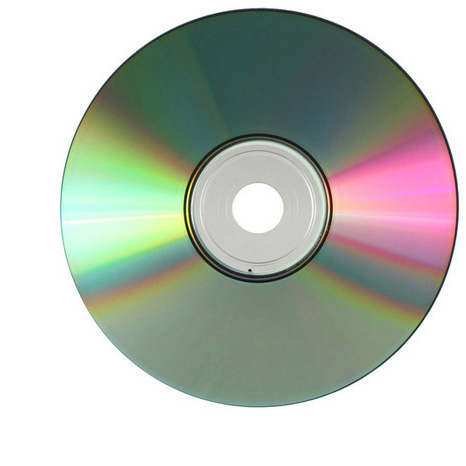
#> input picture Assignments/Assignment-7/a7-discs/a7-disc1.jpg, 466 x 466 px; its folder holds only this picture in this run
$ jupyter execute --allow-errors 'a-7_Abdullah Azhar-Final.ipynb'   (shell and % lines are left out)
#> lines starting #> are read from the running program, lines starting #| are printed output that depends on the picture; after the words box and inside, x2 and y2 are one past the last pixel; in counts of white or black regions, pixels touching at a corner belong together
[cell 1]
import numpy as np
from skimage import feature
import matplotlib.pyplot as plt
import cv2
import os
from IPython.display import clear_output
from time import sleep
import time
print('libraries imported!')

[cell 2]
def Images_Discs(path=""):
    """
    Reading the images and storing them in a dictionary
    # returns a dictionary of images
    """
#> called with path = 'a7-discs'
    directory = os.listdir(path)
    images = {}
    for image in directory:
        I = plt.imread(os.path.join(path,image)) #reads the image
#> I is the input picture: shape (466, 466, 3); mean R, G, B 184.6, 189.8, 181.5
#> `images_greys = Images_Discs(path)`: images_greys = 1 item
        images[image] = cv2.cvtColor(I, cv2.COLOR_BGR2GRAY) #converts the image to grey scale
    return images

[cell 3]
def Salients(images_greys={}):
    #takes a dictionary of grey scale images and returns a dictionary of salients
    Salients_dict = {}

    for image in images_greys:
        Salients = feature.canny(image=images_greys[image], sigma=2.5).astype(np.int32)
        Salients[1,:] = 0
        Salients[Salients.shape[0]-2,:] = 0
        Salients[:,1] = 0
        Salients[:,Salients.shape[1]-2] = 0

        plt.imshow(Salients,cmap="gray")
        plt.title(f"Salients for: {image} computed")
        plt.show()

        Salients_indices = np.argwhere(Salients)
        Salients_dict[image] = Salients_indices
#> this loop made 1 pass
#> image on pass 1: 'a7-disc1.jpg'
#> pass 1, in Salients, `Salients = feature.canny(image=images_greys[image], sigma=2.5).astype(..`:
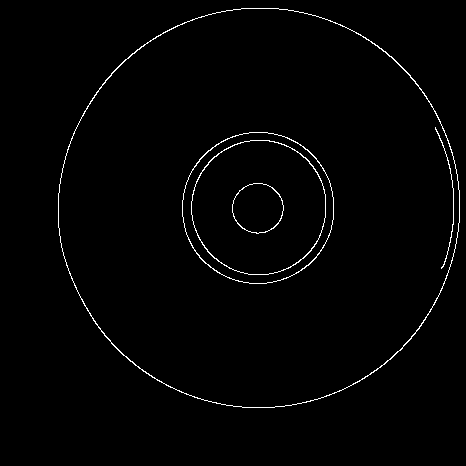
#> Salients: shape (466, 466) int32; values 0 (black) and 1 (white), 1.3% white in thin lines or dots, all inside (x1, y1, x2, y2) = (58, 8, 460, 408)
#> after the loop, Salients_dict = 0 items
    return Salients_dict #returning dictionary of salients

[cell 4]
# [107 lines left out: function E_M, not called in this run]

### EM Iterations:

[cell 5]
#int main()

[cell 6]
path = "a7-discs"
images_greys = Images_Discs(path)
#> (the rest of this cell did not finish here and is left out)

[cell 7]
#Image_1
I_grey = images_greys['a7-disc1.jpg']
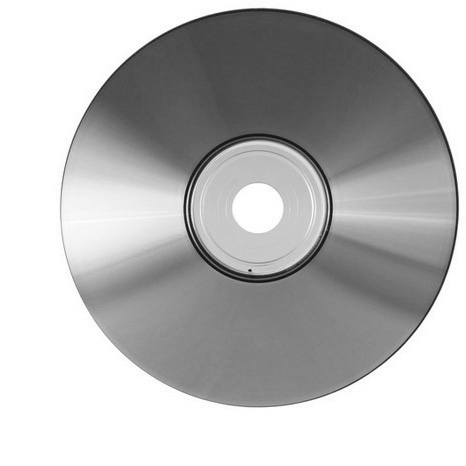
#> I_grey: shape (466, 466); min 7, max 255, mean 186.7
#> (the rest of this cell did not finish here and is left out)

$ run again, on Assignments/Assignment-7/a7-discs/a7-disc5.jpg
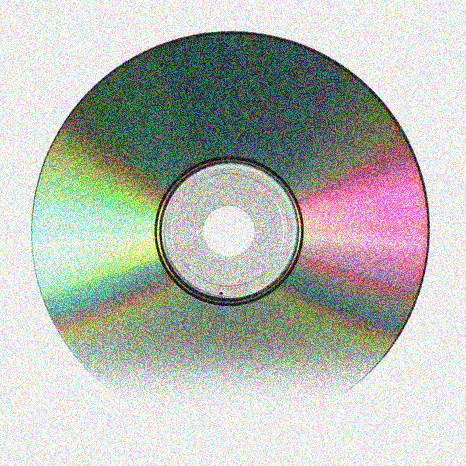
#> input picture Assignments/Assignment-7/a7-discs/a7-disc5.jpg, 466 x 466 px
#> in Images_Discs, I is the input picture: shape (466, 466, 3); mean R, G, B 183.4, 187.3, 180.5
#> images_greys = 1 item
#> the loop in Salients, `for image in images_greys:` made 1 pass
#> image on pass 1: 'a7-disc5.jpg'
#> pass 1, in Salients, `Salients = feature.canny(image=images_greys[image], sigma=2.5).astype(..`:
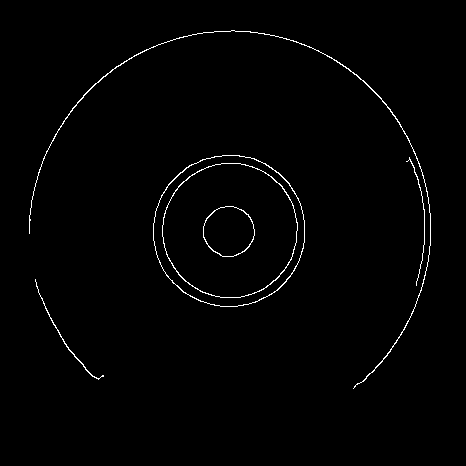
#> Salients: shape (466, 466) int32; values 0 (black) and 1 (white), 1.1% white in thin lines or dots, all inside (x1, y1, x2, y2) = (29, 30, 431, 389)
#> after the loop in Salients, `for image in images_greys:`: Salients_dict = 0 items
#> `I_grey = images_greys['a7-disc5.jpg']`:
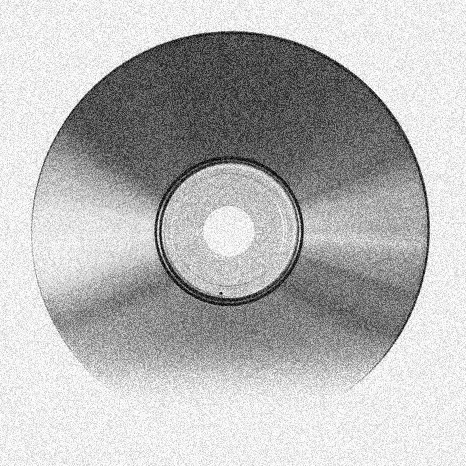
#> I_grey: shape (466, 466); min 0, max 255, mean 184.8

$ run again, on Assignments/Assignment-7/a7-discs/a7-disc3.jpg
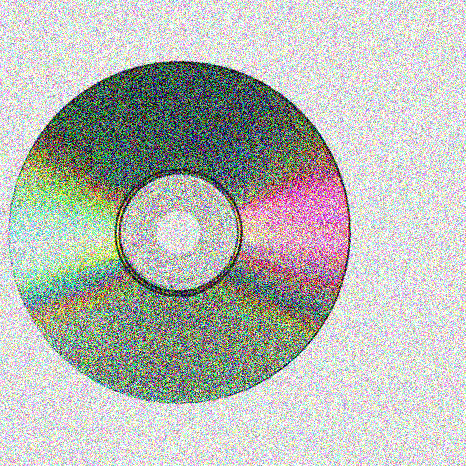
#> input picture Assignments/Assignment-7/a7-discs/a7-disc3.jpg, 466 x 466 px
#> in Images_Discs, I is the input picture: shape (466, 466, 3); mean R, G, B 184, 187.3, 181.5
#> images_greys = 1 item
#> the loop in Salients, `for image in images_greys:` made 1 pass
#> image on pass 1: 'a7-disc3.jpg'
#> pass 1, in Salients, `Salients = feature.canny(image=images_greys[image], sigma=2.5).astype(..`:
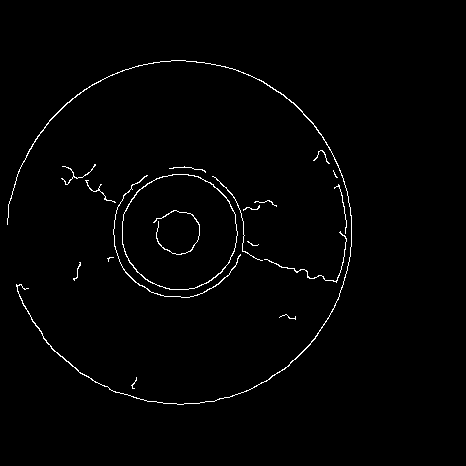
#> Salients: shape (466, 466) int32; values 0 (black) and 1 (white), 1.3% white in thin lines or dots, all inside (x1, y1, x2, y2) = (7, 60, 352, 405)
#> after the loop in Salients, `for image in images_greys:`: Salients_dict = 0 items
#> `I_grey = images_greys['a7-disc3.jpg']`:
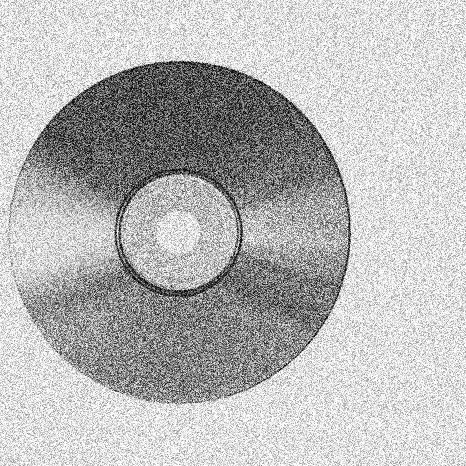
#> I_grey: shape (466, 466); min 0, max 255, mean 185.2

$ run again, on Assignments/Assignment-7/a7-discs/a7-disc4.jpg
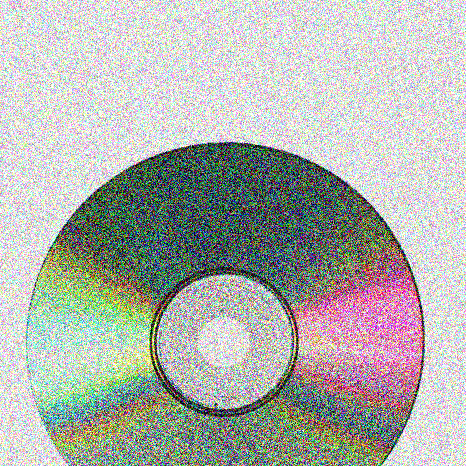
#> input picture Assignments/Assignment-7/a7-discs/a7-disc4.jpg, 466 x 466 px
#> in Images_Discs, I is the input picture: shape (466, 466, 3); mean R, G, B 176.6, 179.6, 174
#> images_greys = 1 item
#> the loop in Salients, `for image in images_greys:` made 1 pass
#> image on pass 1: 'a7-disc4.jpg'
#> pass 1, in Salients, `Salients = feature.canny(image=images_greys[image], sigma=2.5).astype(..`:
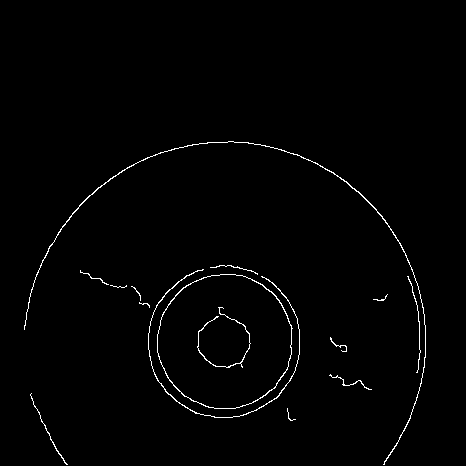
#> Salients: shape (466, 466) int32; values 0 (black) and 1 (white), 1.2% white in thin lines or dots, all inside (x1, y1, x2, y2) = (24, 141, 426, 465)
#> after the loop in Salients, `for image in images_greys:`: Salients_dict = 0 items
#> `I_grey = images_greys['a7-disc4.jpg']`:
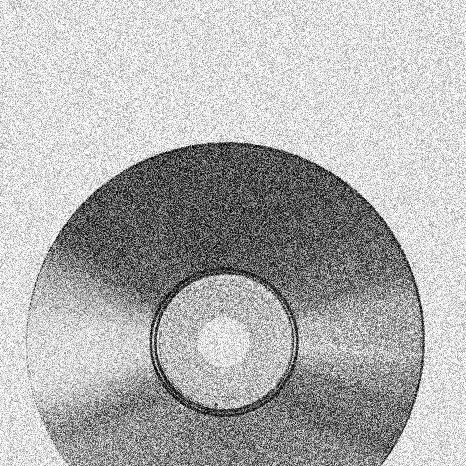
#> I_grey: shape (466, 466); min 0, max 255, mean 177.6
